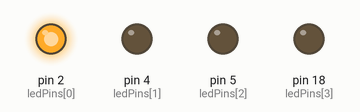
Recording of a sketch running on a simulated Arduino Uno, built with avr-gcc and run on an emulated ATmega328P. Shown: output pins drawn as LEDs (lit = HIGH).

Above: at 0.1 s.
At 0.7 s:
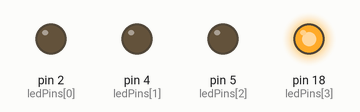
At 1.3 s:
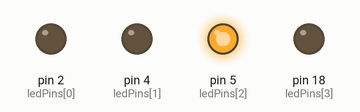
At 2.7 s:
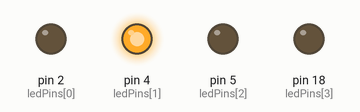
Timing chart, 0 to 3.0 s (numbered marks = the images above):
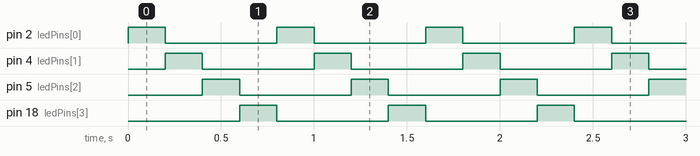

The sketch:

led_pattern_program.ino
```cpp
#define NUM_LEDS 4 // define the number of LEDs

int ledPins[NUM_LEDS] = {2, 4, 5, 18}; // define the pins for each LED

void setup() {
  // set all pins as OUTPUT
  pinMode(ledPins[0], OUTPUT);
  pinMode(ledPins[1], OUTPUT);
  pinMode(ledPins[2], OUTPUT);
  pinMode(ledPins[3], OUTPUT);

  /* more efficient way to set all pins as OUTPUT by iterating through the array
   This is useful when you have many pins to set as OUTPUT
   instead of writing pinMode() for each pin
  */

  // for (int i = 0; i < NUM_LEDS; i++) {
  //   pinMode(ledPins[i], OUTPUT);
  // }
}

void loop() {
  // turn ON LEDs one by one
  for (int i = 0; i < NUM_LEDS; i++) {
    digitalWrite(ledPins[i], HIGH); // turn ON the LED
    delay(200); // wait for 200ms
    digitalWrite(ledPins[i], LOW); // turn OFF the LED
  }
}
```

Measured:
- by itself, pin 2 (ledPins[0]), pin 4 (ledPins[1]), pin 5 (ledPins[2]), pin 18 (ledPins[3]): alternates HIGH for 0.20 s and LOW for 0.60 s
- by itself, everything shown: repeats every 0.80 s, in 4 steps
